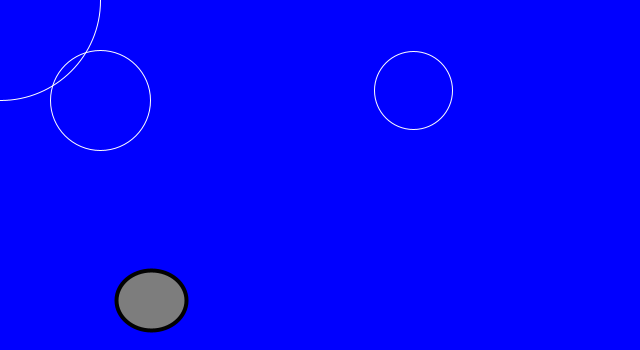
Frame 1 (no input)
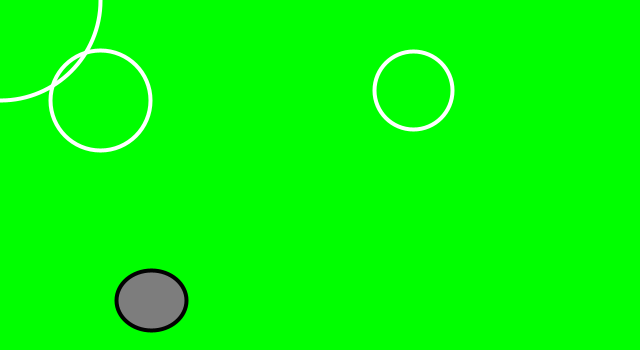
Frame 60 (the mouse pressed at the canvas centre just before this capture)
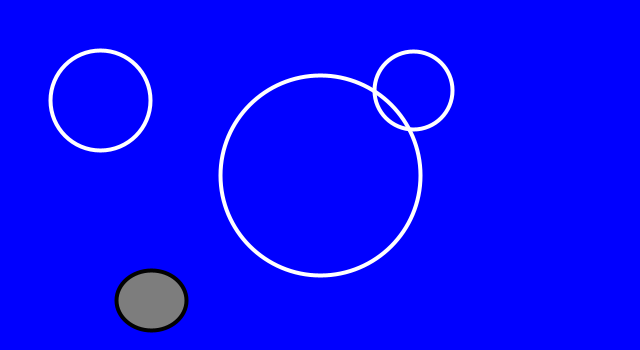
Frame 120 (the mouse held since frame 60 and released just before this capture)

The Processing sketch that drew these frames (run headless with seeded random() and noise(); from frame 60 on, the mouse is pressed at the canvas centre):

// Processing sketch: classes_collision_green_screen3
// ── classes_collision_green_screen3.pde
//needs comments

Particle p1;//3 args
Particle p2; //3 args
Particle p3; //no args
Particle p4; //2 args

void setup() {
  size(640, 350);
  p1 = new Particle(100, 100, 50);
  p2 = new Particle(500, 200, 100);
  p3 = new Particle();
  p4 = new Particle(60, 70);
}

void draw() {
  //draw
  background(0);


//This is the essential addition
if (p1.overlaps(p2)) {
  //note if statement evaluates true or false
  background(0,255,0);
}

if (p2.overlaps2(p3)) {
  background(0, 0, 255); 
}


p2.x = mouseX;
p2.y = mouseY;

p1.display();
p2.display();
p3.display();
p4.display2();

}

// ── Particle.pde
class Particle {

  float x, y;
  float r;
  float q, t;

  //3 args
  Particle(float tempX, float tempY, float tempR) {
    x = tempX;
    y = tempY;
    r = tempR;
  }

  //no args
  Particle() {
    x = random(width);
    y = random(height);
    r = random(20, 40);
  }

  //two args
  Particle(float tempT, float tempQ) {
    x = random(width);
    y = random(height);
    t = tempT;
    q = tempQ;
  }

  void display() {
    stroke(255);
    noFill();
    ellipse(x, y, r*2, r*2);
  }

  //this is the essential addition
  boolean overlaps(Particle other) {
    float d = dist(x, y, other.x, other.y);
    if (d < r + other.r) {
      return true;
    } else {
      return false;
    }
  }

  boolean overlaps2(Particle other) {
    float d = dist(x, y, other.x, other.y);
    if (d < r + other.r) {
      return true;
    } else { 
      return false;
    }
  }

  void display2() {
    stroke(2);
    strokeWeight(4);
    fill(125);
    ellipse(x, y, q, t);
  }
}
